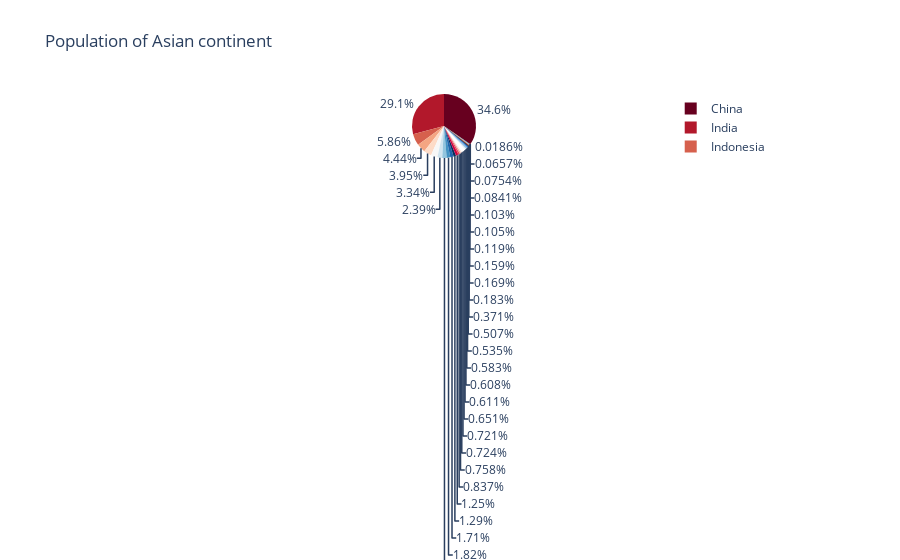

The notebook cell this image was saved under:
### Code cell
df_samer = px.data.gapminder().query("year == 2007").query("continent == 'Asia'")
px.pie(df_samer, values='pop', names='country', 
       title='Population of Asian continent', 
       color_discrete_sequence=px.colors.sequential.RdBu)

### Figure 1 — Plotly figure (JSON) as saved in the notebook; plotly's stock layout.template omitted (floating-point values rounded to 4 significant figures)
{"data": [{"domain": {"x": [0, 1], "y": [0, 1]}, "hovertemplate": "country=%{label}<br>pop=%{value}<extra></extra>", "labels": ["Afghanistan", "Bahrain", "Bangladesh", "Cambodia", "China", "Hong Kong, China", "India", "Indonesia", "Iran", "Iraq", "Israel", "Japan", "Jordan", "Korea, Dem. Rep.", "Korea, Rep.", "Kuwait", "Lebanon", "Malaysia", "Mongolia", "Myanmar", "Nepal", "Oman", "Pakistan", "Philippines", "Saudi Arabia", "Singapore", "Sri Lanka", "Syria", "Taiwan", "Thailand", "Vietnam", "West Bank and Gaza", "Yemen, Rep."], "legendgroup": "", "name": "", "showlegend": true, "type": "pie", "values": [31889923, 708573, 150448339, 14131858, 1318683096, 6980412, 1110396331, 223547000, 69453570, 27499638, 6426679, 127467972, 6053193, 23301725, 49044790, 2505559, 3921278, 24821286, 2874127, 47761980, 28901790, 3204897, 169270617, 91077287, 27601038, 4553009, 20378239, 19314747, 23174294, 65068149, 85262356, 4018332, 22211743]}], "layout": {"legend": {"tracegroupgap": 0}, "piecolorway": ["rgb(103,0,31)", "rgb(178,24,43)", "rgb(214,96,77)", "rgb(244,165,130)", "rgb(253,219,199)", "rgb(247,247,247)", "rgb(209,229,240)", "rgb(146,197,222)", "rgb(67,147,195)", "rgb(33,102,172)", "rgb(5,48,97)"], "title": {"text": "Population of Asian continent"}}}
